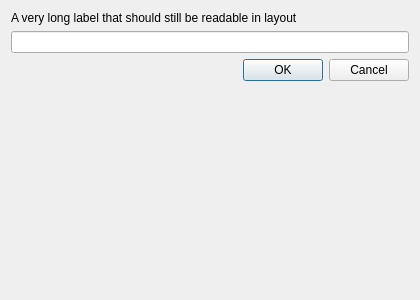
<?xml version="1.0" encoding="UTF-8"?>
<ui version="4.0"><class>Dialog</class><widget class="QDialog" name="Dialog"><property name="geometry"><rect><x>0</x><y>0</y><width>420</width><height>300</height></rect></property><property name="windowTitle"><string>Label 2</string></property><layout class="QVBoxLayout" name="verticalLayout"><property name="leftMargin"><number>11</number></property><property name="topMargin"><number>11</number></property><property name="rightMargin"><number>11</number></property><property name="bottomMargin"><number>11</number></property><property name="spacing"><number>6</number></property><item><widget class="QLabel" name="label_1"><property name="text"><string>A very long label that should still be readable in layout</string></property></widget></item><item><widget class="QLineEdit" name="lineEdit_1"></widget></item><item><layout class="QHBoxLayout" name="buttons"><property name="leftMargin"><number>0</number></property><property name="topMargin"><number>0</number></property><property name="rightMargin"><number>0</number></property><property name="bottomMargin"><number>0</number></property><property name="spacing"><number>6</number></property><item><spacer name="horizontalSpacer"><property name="orientation"><enum>Qt::Orientation::Horizontal</enum></property><property name="sizeHint" stdset="0"><size><width>40</width><height>20</height></size></property></spacer></item><item><widget class="QPushButton" name="ok"><property name="text"><string>OK</string></property></widget></item><item><widget class="QPushButton" name="cancel"><property name="text"><string>Cancel</string></property></widget></item></layout></item><item><spacer name="verticalSpacer"><property name="orientation"><enum>Qt::Orientation::Vertical</enum></property><property name="sizeHint" stdset="0"><size><width>40</width><height>20</height></size></property></spacer></item></layout></widget></ui>
